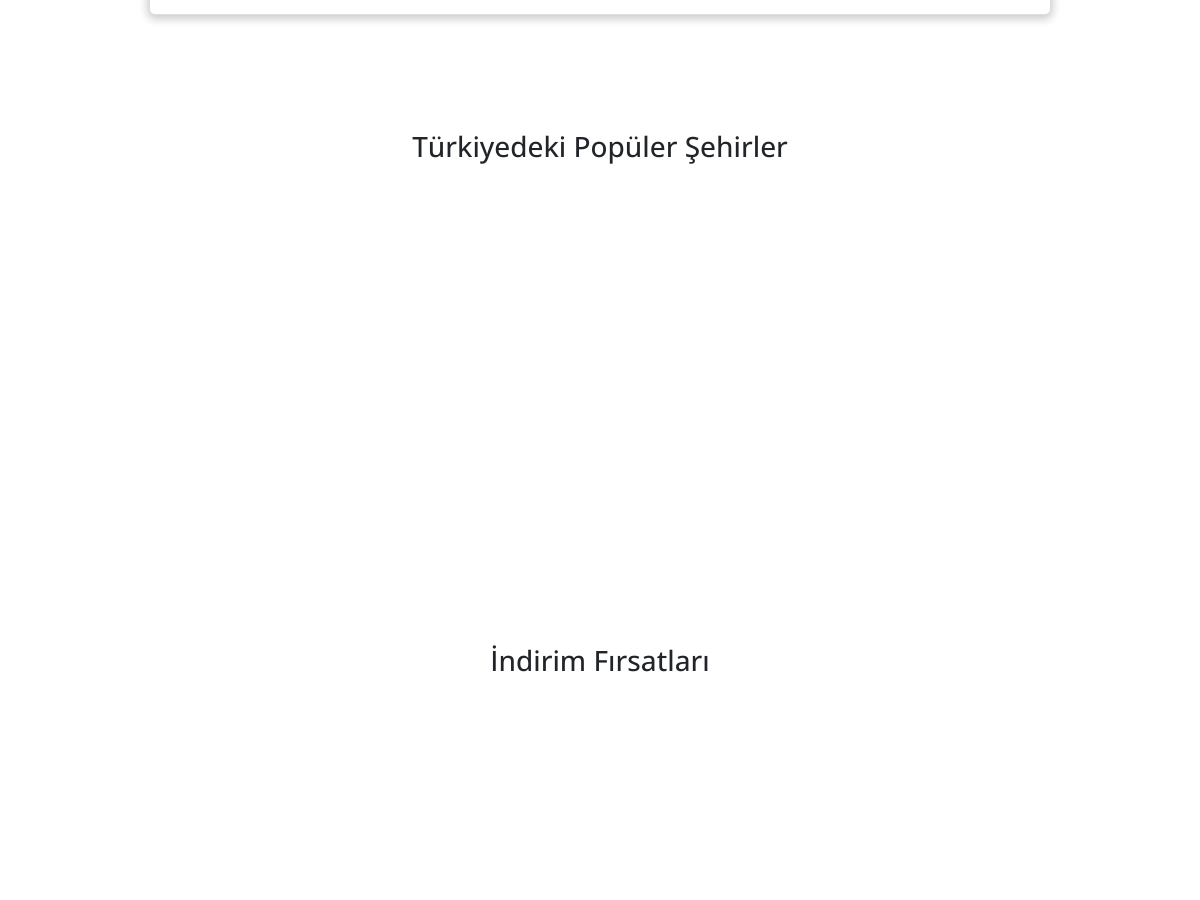
Before: / (middle part) with the older database file.
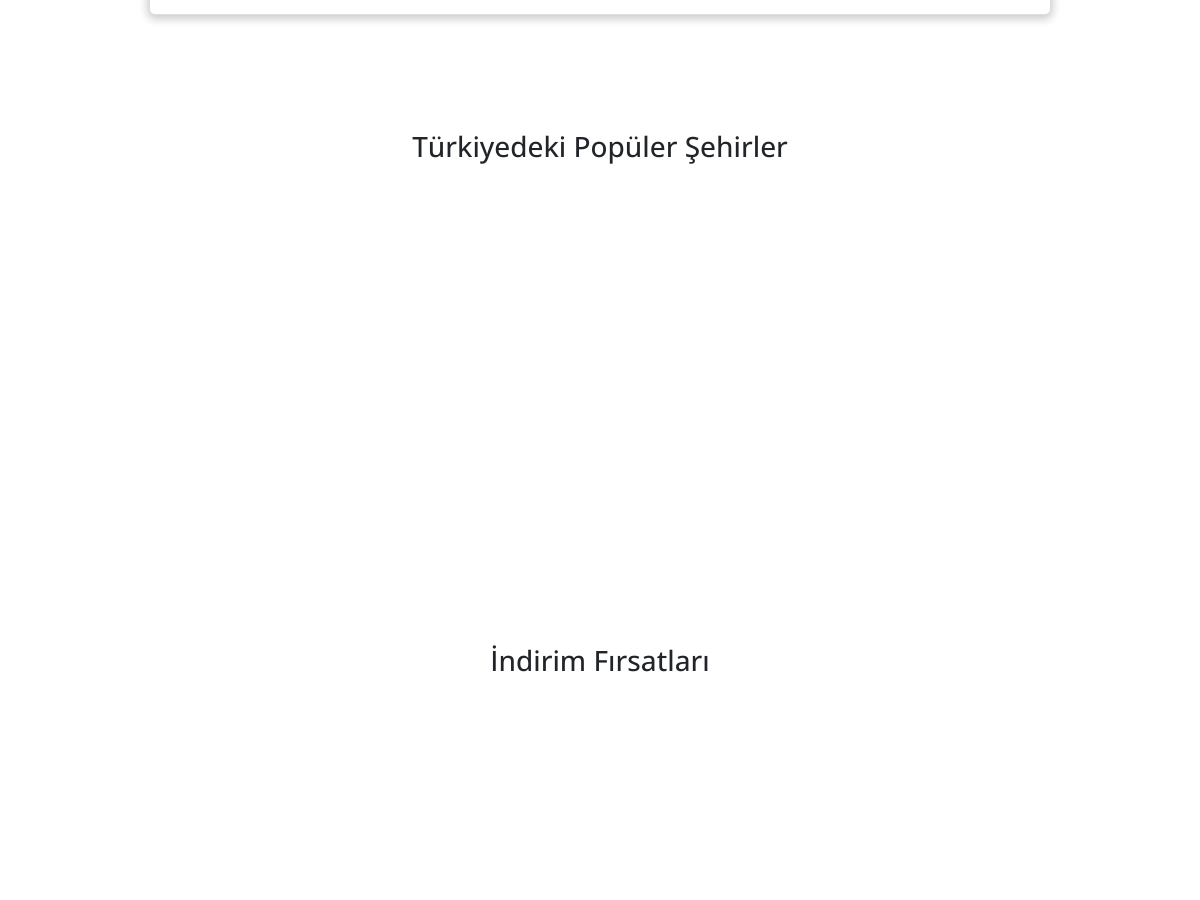
After: the same page with the newer database file.
### myApp/models.py (models this page shows, shortened)
class City(models.Model):
    cityname = models.CharField(("Şehir İsmi"), max_length=50, null=True, blank=True)
    cityimage = models.ImageField(("Şehir Resmi"), upload_to="media/none",  max_length=None)
    content = RichTextField(null=True, blank=True)

### myApp/views.py (the view)
# urls.py: path("", index, name="index"),
def index(request):
    city=City.objects.all()
    context={
        "city":city,
    }
    return render(request,"index.html",context)

### myApp/templates/index.html (shortened to what this page needs)
{% extends "base.html" %}
{% load static %}
{% block body %}
<section class="section1">
    <div class="container search text-center w-100">
      <div class="src d-flex justify-content-center  ">
        <div class="row p-3 row-searchs w-75 ">
        </div>
      </div>
    </div>
  </section>
  <section class="section2 mt-5 pt-3">
    <div class="container mt-5 pt-5">
    <h3 class="text-center">Türkiyedeki Popüler Şehirler</h3>
    <div class="owl mt-5">
      <div class="owl-carousel owl-theme owl-index" id="owl-index-1">
        {% for i in city %}
        <div class="item items">
          <a href="/city/{{i.id}}">
            <div class="card ">
              <img src="{{i.cityimage.url}}"  class="img-fluid" style="height: 270px;" alt="">
              <p  class="item-p"> {{i.cityname}} </p>
            </div>
          </a>
        </div>
        {% endfor %}
    </div>
    <button  id="owl-index-prev1" class="btn-prew" ><i class="fa-solid fa-chevron-right fa-flip-vertical"></i></button>
    <button   id="owl-index-next1" class="btn-next" ><i class="fa-solid fa-chevron-right fa-flip-horizontal"></i></button>
    </div>
    </div>
  </section>
  <section class="section3 mt-5 pt-3">
    <div class="container mt-5 pt-5">
    <h3 class="text-center">İndirim Fırsatları</h3>
    <div class="owl mt-5">
      <div class="owl-carousel owl-theme owl-index2" id="owl-index-2" >
        <a href="/endyear">
          <div class="item items"  >
            <div class="card" style="height: 170px;">
              <img src="{% static 'kupon/en-us (1).png' %}"  class="img-fluid h-100 " alt="">
            </div>
          </div>
        </a>
        <a href="/endyear">
          <div class="item items"  >
            <div class="card" style="height: 170px;">
              <img src="{% static 'kupon/en-us.png' %}"  class="img-fluid h-100 " alt="">
            </div>
          </div>
        </a>
        <a href="/endyear">
          <div class="item items"  >
            <div class="card" style="height: 170px;">
              <img src="{% static 'kupon/tr-tr (2).png' %}"  class="img-fluid h-100 " alt="">
            </div>
          </div>
        </a>
    </div>
    <button  id="owl-index-prev2" class="btn-prew" ><i class="fa-solid fa-chevron-right fa-flip-vertical"></i></button>
    <button   id="owl-index-next2" class="btn-next" ><i class="fa-solid fa-chevron-right fa-flip-horizontal"></i></button>
    </div>
    </div>
  </section>
{% endblock body %}

### myApp/templates/base.html (shortened to what this page needs)
{% load static %}
<!DOCTYPE html>
<html lang="en">
  <head>
    <link
      href="https://cdn.jsdelivr.net/npm/bootstrap@5.2.3/dist/css/bootstrap.min.css"
      rel="stylesheet"
    />
    <link
      rel="stylesheet"
      href="https://cdnjs.cloudflare.com/ajax/libs/font-awesome/6.5.1/css/all.min.css"
    />
    <link
      rel="stylesheet"
      href="https://cdnjs.cloudflare.com/ajax/libs/OwlCarousel2/2.3.4/assets/owl.carousel.min.css"
    />
    <link
      rel="stylesheet"
      href="https://cdnjs.cloudflare.com/ajax/libs/OwlCarousel2/2.3.4/assets/owl.theme.default.min.css"
    />
    <link
    rel="stylesheet"
    href="https://cdnjs.cloudflare.com/ajax/libs/animate.css/4.1.1/animate.min.css"
  />
  </head>
  <body>
    {% block body %}{% endblock body %}
  </body>
</html>

### myApp/templates/partical/_header.html (shortened to what this page needs)
{% load static %}

### myApp/templates/partical/footer.html (shortened to what this page needs)
{% load static %}

### myApp/templates/partical/_header.html (style rules this page uses)
:root { --textcolor: rgb(42, 42, 46); --text-hovercolor: rgb(83, 146, 249); --iconcolor: #333; --backroundblue: #20274d; --text-detail-color: #737373; --acordion-color:#ececec; }
body { font-family: "Open Sans", sans-serif; }

### myApp/templates/partical/footer.html (style rules this page uses)
:root { --textcolor: rgb(42, 42, 46); --text-hovercolor: rgb(83, 146, 249); --iconcolor: #333; --backroundblue: #20274d; --text-detail-color: #737373; --acordion-color:#ececec; }
p { margin: 0; margin-top: 3px; }

Changed rows visible on the page:
removed City: cityimage (picture)
added City: cityimage (picture)
